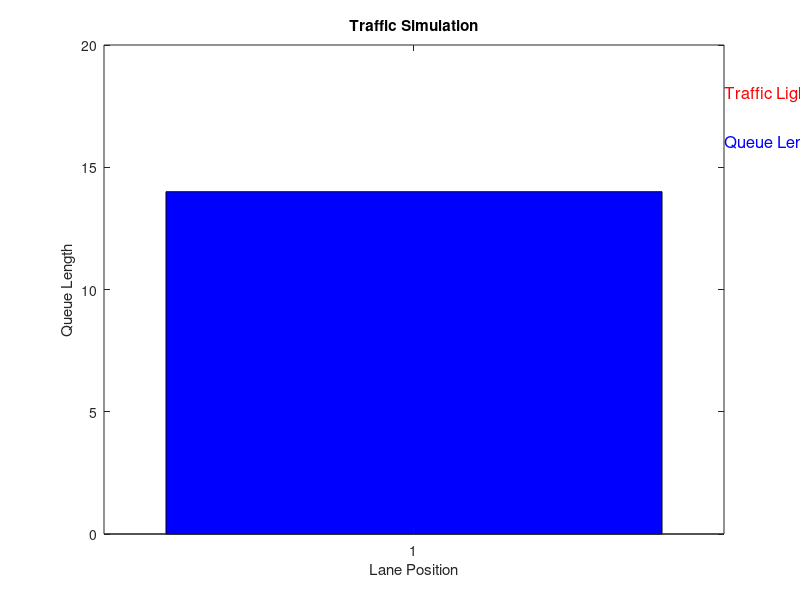

Write the MATLAB code that produced this figure.
% Traffic Light Simulation (Improved Version)
clc; clear; close all;

%% Simulation Parameters
simulationTime = 60;   % Total simulation time in seconds
timeStep = 0.1;        % Time step in seconds
currentTime = 0;       % Initialize current time

%% Traffic Light Parameters
trafficStates = {'Red', 'Green', 'Yellow'}; % Define the order of states
durations = struct('Red', 10, 'Green', 15, 'Yellow', 3); % Duration for each state (seconds)
currentStateIndex = 1;          % Start with 'Red'
trafficLightState = trafficStates{currentStateIndex};
lightTimer = 0;                 % Timer for the current state

%% Vehicle Parameters
arrivalRate = 0.3;  % Probability of a vehicle arriving per time step
queueLength = 0;    % Counter to represent the number of vehicles waiting

%% Visualization Setup
figure;
hAx = axes;
% Initialize a bar plot for the vehicle queue
barHandle = bar(hAx, 1, queueLength, 'FaceColor', 'blue'); 
xlim(hAx, [0, 10]); ylim(hAx, [0, 20]);
title(hAx, 'Traffic Simulation');
xlabel(hAx, 'Lane Position');
ylabel(hAx, 'Queue Length');
% Create text handles for displaying the traffic light state and queue length
textHandle1 = text(2, 18, sprintf('Traffic Light: %s', trafficLightState), 'FontSize', 12, 'Color', 'red');
textHandle2 = text(2, 16, sprintf('Queue Length: %d', queueLength), 'FontSize', 12, 'Color', 'blue');

%% Simulation Loop
while currentTime <= simulationTime
    % Step 1: Update Traffic Light Timer and State
    lightTimer = lightTimer + timeStep;
    if lightTimer >= durations.(trafficLightState)
        % Move to the next state (cycling back to the first after the last)
        currentStateIndex = mod(currentStateIndex, numel(trafficStates)) + 1;
        trafficLightState = trafficStates{currentStateIndex};
        lightTimer = 0;
    end
    
    % Step 2: Vehicle Arrival
    if rand <= arrivalRate
        queueLength = queueLength + 1;
    end
    
    % Step 3: Vehicle Movement (only when Green and vehicles are waiting)
    if strcmp(trafficLightState, 'Green') && queueLength > 0
        queueLength = queueLength - 1;
    end
    
    % Step 4: Update Visualization Efficiently
    set(barHandle, 'YData', queueLength);
    set(textHandle1, 'String', sprintf('Traffic Light: %s', trafficLightState));
    set(textHandle2, 'String', sprintf('Queue Length: %d', queueLength));
    drawnow;
    
    % Step 5: Update Simulation Time and Pause
    currentTime = currentTime + timeStep;
    pause(0.05); % Pause to slow down the visualization
end

disp('Simulation Complete!');
